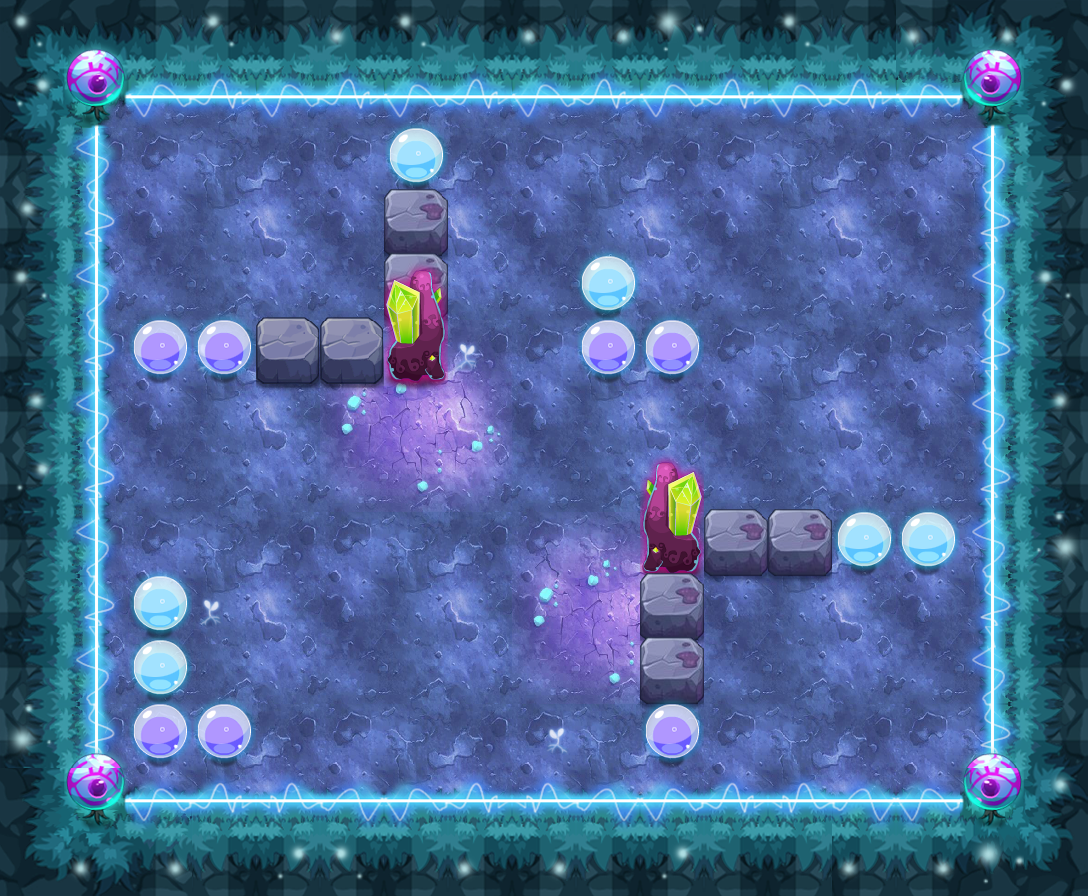

A level layout from a 2D game, rendered from its tile map. Below: a short description, then the map file with tile-grid data replaced by summaries:
An orthogonal 17x14 tile map with 64x64 px tiles, 15 tile layers (PASS, 块层 2, 块层 15, 块层 13, ...) and 12 objects (8x TRAP, 3x yhwl1, PLAYER).

<map version="1.0" orientation="orthogonal" width="17" height="14" tilewidth="64" tileheight="64">
 <properties>
  <property name="DESTRY1" value="27" />
  <property name="DESTRY2" value="39" />
  <property name="DESTRY_COUNT" value="2" />
  <property name="EXP" value="1430" />
  <property name="ITEM" value="D057" />
  <property name="LOSE_SCRIPT" value="" />
  <property name="MONEY" value="2145" />
  <property name="START_SCRIPT" value="" />
  <property name="WIN_SCRIPT" value="" />
 </properties>
 <tileset firstgid="1" name="ysmg" tilewidth="64" tileheight="64">
  <image source="ysmg-hd.png" width="960" height="1070" />
 </tileset>
 <layer name="PASS" width="17" height="14">
  <data>[238 cells, 131 non-empty, 10 distinct tile ids]</data>
 </layer>
 <layer name="块层 2" width="17" height="14">
  <data>[238 cells, 238 non-empty, 26 distinct tile ids]</data>
 </layer>
 <layer name="块层 15" width="17" height="14">
  <data>[238 cells, 39 non-empty, 6 distinct tile ids]</data>
 </layer>
 <layer name="块层 13" width="17" height="14">
  <data>[238 cells, 52 non-empty, 6 distinct tile ids]</data>
 </layer>
 <layer name="块层 3" width="17" height="14">
  <data>[238 cells, 14 non-empty, 4 distinct tile ids]</data>
 </layer>
 <layer name="块层 6" width="17" height="14">
  <data>[238 cells, 23 non-empty, 5 distinct tile ids]</data>
 </layer>
 <layer name="SHELTER 11" width="17" height="14">
  <data>[238 cells, 2 non-empty, 1 distinct tile ids]</data>
 </layer>
 <layer name="SHELTER 10" width="17" height="14">
  <data>[238 cells, 3 non-empty, 1 distinct tile ids]</data>
 </layer>
 <layer name="SHELTER 9" width="17" height="14">
  <data>[238 cells, 2 non-empty, 2 distinct tile ids]</data>
 </layer>
 <layer name="SHELTER 8" width="17" height="14">
  <data>[238 cells, 2 non-empty, 2 distinct tile ids]</data>
 </layer>
 <layer name="SHELTER 7" width="17" height="14">
  <data>[238 cells, 5 non-empty, 3 distinct tile ids]</data>
 </layer>
 <layer name="SHELTER 4" width="17" height="14">
  <data>[238 cells, 7 non-empty, 3 distinct tile ids]</data>
 </layer>
 <layer name="SHELTER 3" width="17" height="14">
  <data>[238 cells, 2 non-empty, 2 distinct tile ids]</data>
 </layer>
 <layer name="SHELTER 2" width="17" height="14">
  <data>[238 cells, 1 non-empty, 1 distinct tile ids]</data>
 </layer>
 <layer name="SHELTER 1" width="17" height="14">
  <data>[238 cells, 1 non-empty, 1 distinct tile ids]</data>
 </layer>
 <objectgroup name="对象层 1" width="34" height="28">
  <object name="PLAYER" type="PLAYER" x="128" y="128" width="64" height="64" />
  <object name="bh1" type="TRAP" x="256" y="576" width="64" height="64">
   <properties>
    <property name="trap_ani" value="black_hole.actor" />
    <property name="trap_floor" value="true" />
    <property name="trap_id" value="2" />
    <property name="trap_sh" value="0.1" />
    <property name="trap_sw" value="0.1" />
   </properties>
  </object>
  <object name="xy1" type="TRAP" x="256" y="576" width="64" height="64">
   <properties>
    <property name="lua_ai" value="trap_mire_ai" />
    <property name="trap_sh" value="0.1" />
    <property name="trap_sw" value="0.1" />
   </properties>
  </object>
  <object name="bh1" type="TRAP" x="512" y="448" width="64" height="64">
   <properties>
    <property name="trap_ani" value="black_hole.actor" />
    <property name="trap_floor" value="true" />
    <property name="trap_id" value="2" />
    <property name="trap_sh" value="0.1" />
    <property name="trap_sw" value="0.1" />
   </properties>
  </object>
  <object name="xy1" type="TRAP" x="512" y="448" width="64" height="64">
   <properties>
    <property name="lua_ai" value="trap_mire_ai" />
    <property name="trap_sh" value="0.1" />
    <property name="trap_sw" value="0.1" />
   </properties>
  </object>
  <object name="bh1" type="TRAP" x="704" y="192" width="64" height="64">
   <properties>
    <property name="trap_ani" value="black_hole.actor" />
    <property name="trap_floor" value="true" />
    <property name="trap_id" value="2" />
    <property name="trap_sh" value="0.1" />
    <property name="trap_sw" value="0.1" />
   </properties>
  </object>
  <object name="xy1" type="TRAP" x="704" y="192" width="64" height="64">
   <properties>
    <property name="lua_ai" value="trap_mire_ai" />
    <property name="trap_sh" value="0.1" />
    <property name="trap_sw" value="0.1" />
   </properties>
  </object>
  <object name="mp1" type="TRAP" x="320" y="256" width="64" height="64">
   <properties>
    <property name="trap_ani" value="mp.actor" />
    <property name="trap_floor" value="true" />
    <property name="trap_id" value="0" />
    <property name="trap_script" value="trap_moveto(&quot;PLAYER&quot;, &quot;mp1&quot;,target(&quot;mp2&quot;):getX(),target(&quot;mp2&quot;):getY() );" />
    <property name="trap_sound_id" value="1" />
    <property name="trap_start_mode" value="0" />
    <property name="trap_state" value="open" />
   </properties>
  </object>
  <object name="mp2" type="TRAP" x="704" y="576" width="64" height="64">
   <properties>
    <property name="trap_ani" value="mp.actor" />
    <property name="trap_floor" value="true" />
    <property name="trap_id" value="0" />
    <property name="trap_script" value="trap_moveto(&quot;PLAYER&quot;, &quot;mp2&quot;,target(&quot;mp1&quot;):getX(),target(&quot;mp1&quot;):getY() );" />
    <property name="trap_sound_id" value="1" />
    <property name="trap_start_mode" value="0" />
    <property name="trap_state" value="open" />
   </properties>
  </object>
  <object name="yhwl1" x="832" y="640" width="64" height="64">
   <properties>
    <property name="lua_ai" value="monster_yhwl_ai" />
    <property name="quality" value="yhwl1.quality" />
   </properties>
  </object>
  <object name="yhwl1" x="832" y="128" width="64" height="64">
   <properties>
    <property name="lua_ai" value="monster_yhwl_ai" />
    <property name="quality" value="yhwl1.quality" />
   </properties>
  </object>
  <object name="yhwl1" x="640" y="384" width="64" height="64">
   <properties>
    <property name="lua_ai" value="monster_yhwl_ai" />
    <property name="quality" value="yhwl1.quality" />
   </properties>
  </object>
 </objectgroup>
</map>
